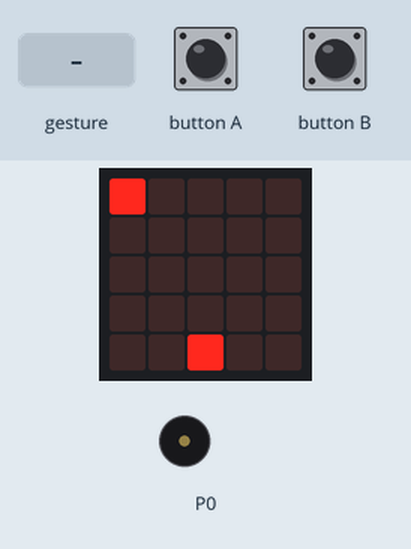
A program run on a simulated BBC micro:bit (MakeCode). Parts: the board's 5×5 LED display, buzzer (waves = sounding). Inputs (shaded band) come from the test bench. Random numbers come from a fixed seed; a tilt is held for 1.5 s and a shake lasts 1 s, then the board lies face up again; the 48×5 strip is a reading aid, not a part: it shows the text the display is scrolling, unrolled, one strip-width of it at a time; the short countdown, score and lost-life animations are approximate.

Above: at 7.5 s.
7.6 s: gesture 'shake'
At 8.2 s:
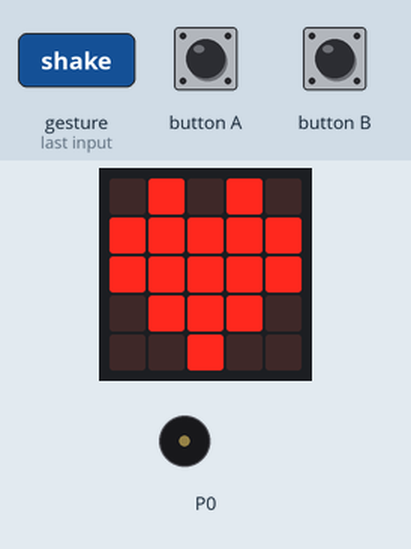
10.2 s: button A pressed for 0.15 s
10.9 s: button B pressed for 0.15 s
At 11.4 s:
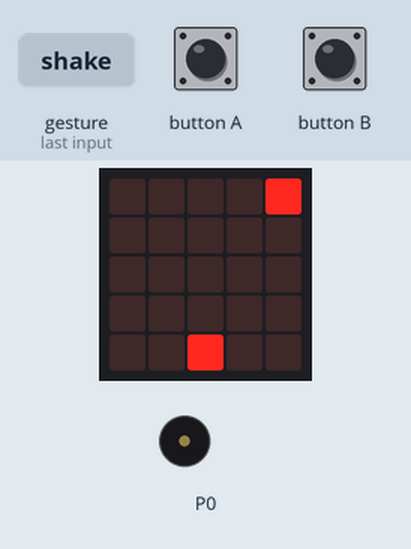
11.6 s: button A pressed for 0.15 s
At 12.04 s:
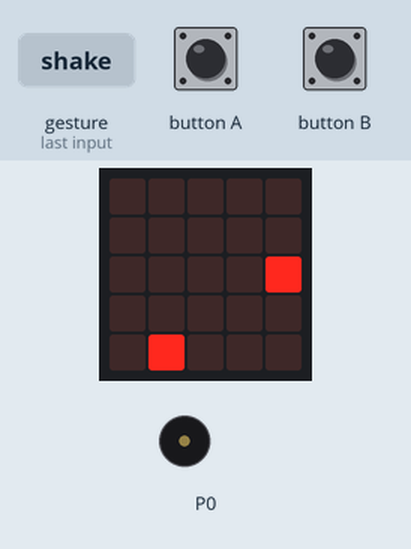
12.3 s: button B pressed for 0.15 s
At 12.77 s:
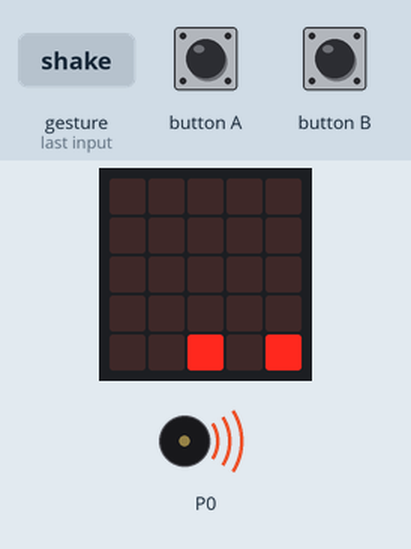
13.0 s: button A pressed for 0.15 s
At 15.6 s:
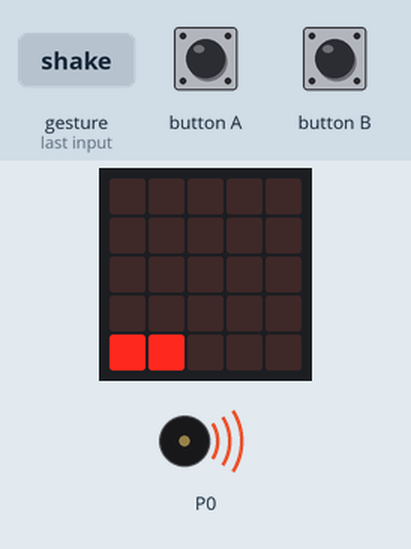
Timing chart, 0 to 16.5 s (numbered marks = the images above; inputs shaded):
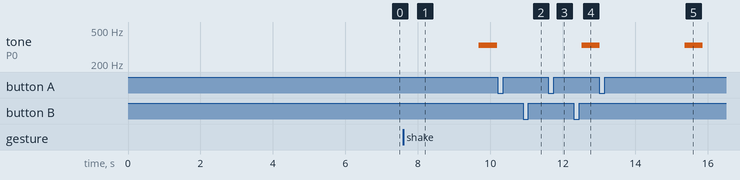

Measured:
- after the input at 7.6 s, tone on P0: silent → 330 Hz after 2.1 s, → silent 0.50 s later; the display: changes after 0.20 s (image 1)
- what the display in image 1 shows lasts 0.6 s, from 7.8 s to 8.4 s
- what the display in image 5 shows lasts 0.5 s, from 15.4 s to 15.9 s

The program:

main.ts
```typescript
input.onButtonPressed(Button.A, function () {
    jugador.move(-1)
})
function iniciar_juego () {
    estado = true
    game.setLife(3)
    game.setScore(0)
    jugador.set(LedSpriteProperty.X, 2)
    jugador.set(LedSpriteProperty.Y, 4)
    Muro.set(LedSpriteProperty.X, randint(0, 4))
    Muro.set(LedSpriteProperty.Y, 0)
}
input.onGesture(Gesture.Shake, function () {
    FIN_DEL_JUEGO = true
    estado = false
    basic.showIcon(IconNames.Heart)
    iniciar_juego()
})
input.onButtonPressed(Button.B, function () {
    jugador.move(1)
})
function reinciar_muro () {
    basic.pause(300)
    Muro.set(LedSpriteProperty.X, randint(0, 4))
    Muro.set(LedSpriteProperty.Y, 0)
}
let FIN_DEL_JUEGO = false
let jugador: game.LedSprite = null
let estado = false
let Muro: game.LedSprite = null
estado = false
game.setLife(3)
game.setScore(0)
jugador = game.createSprite(2, 5)
Muro = game.createSprite(0, 0)
FIN_DEL_JUEGO = false
basic.showString("SACUDE")
basic.forever(function () {
    basic.pause(300)
    if (FIN_DEL_JUEGO) {
        Muro.change(LedSpriteProperty.Y, 1)
        if (Muro.isTouching(jugador)) {
            game.addScore(1)
            music.play(music.tonePlayable(988, music.beat(BeatFraction.Whole)), music.PlaybackMode.UntilDone)
            basic.showNumber(game.score())
            reinciar_muro()
        } else if (Muro.y() == 4) {
            music.play(music.tonePlayable(330, music.beat(BeatFraction.Whole)), music.PlaybackMode.UntilDone)
            basic.showNumber(game.life())
            if (game.life() - 1 != 0) {
                game.removeLife(1)
                reinciar_muro()
            } else {
                FIN_DEL_JUEGO = false
                estado = true
            }
        }
    } else if (estado) {
        basic.showString("GAME OVER")
        basic.showString("SCORE")
        basic.showNumber(game.score())
    }
})
```

test.ts
```typescript
// aquí va el archivo "tests"; esto no se compilará cuando este paquete se utilice como una extensión.
```
